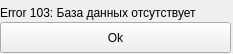
<?xml version="1.0" encoding="UTF-8"?>
<ui version="4.0">
 <class>ErrorForm</class>
 <widget class="QWidget" name="ErrorForm">
  <property name="geometry">
   <rect>
    <x>0</x>
    <y>0</y>
    <width>233</width>
    <height>54</height>
   </rect>
  </property>
  <property name="sizePolicy">
   <sizepolicy hsizetype="Fixed" vsizetype="Fixed">
    <horstretch>0</horstretch>
    <verstretch>0</verstretch>
   </sizepolicy>
  </property>
  <property name="minimumSize">
   <size>
    <width>233</width>
    <height>54</height>
   </size>
  </property>
  <property name="maximumSize">
   <size>
    <width>233</width>
    <height>54</height>
   </size>
  </property>
  <property name="windowTitle">
   <string>Error </string>
  </property>
  <property name="windowIcon">
   <iconset>
    <normaloff>../SystemIcon/Preview.png</normaloff>../SystemIcon/Preview.png</iconset>
  </property>
  <widget class="QPushButton" name="OkButton">
   <property name="geometry">
    <rect>
     <x>0</x>
     <y>22</y>
     <width>231</width>
     <height>31</height>
    </rect>
   </property>
   <property name="text">
    <string>Ok</string>
   </property>
  </widget>
  <widget class="QLabel" name="ErrorLable">
   <property name="geometry">
    <rect>
     <x>0</x>
     <y>5</y>
     <width>231</width>
     <height>16</height>
    </rect>
   </property>
   <property name="text">
    <string>Error 103: База данных отсутствует</string>
   </property>
  </widget>
 </widget>
 <resources/>
 <connections/>
</ui>
